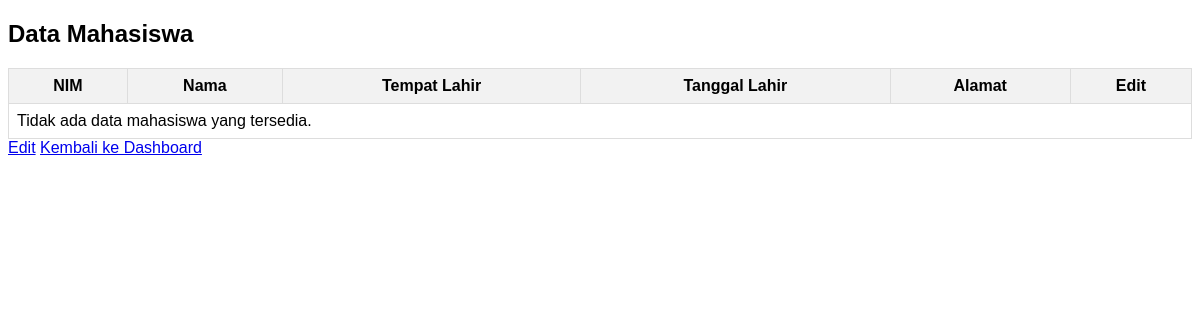
The page /view/data.php (signed in) on the database as committed earlier.
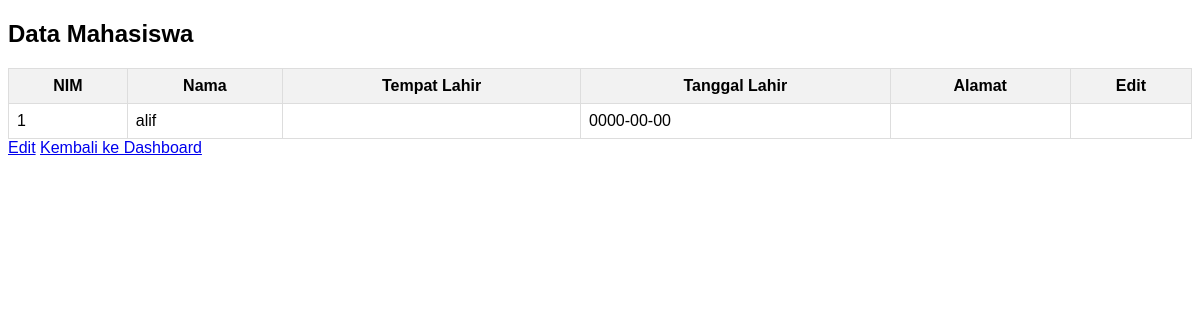
The same page on the database as committed later.
### tables this page shows
CREATE TABLE `data_mahasiswa` (
  `nim` varchar(11) NOT NULL,
  `nama` varchar(20) NOT NULL,
  `tempat_lahir` varchar(20) NOT NULL,
  `tanggal_lahir` date NOT NULL,
  `alamat` varchar(20) NOT NULL
);

### core/database.php (called while the page is built, shortened)
<?php
class Database{
	private $host = 'localhost';
	private $user = 'root';
	private $pass = '';
	private $db_name = 'mahasiswa';
	private $dbh;
	private $stmt;
	public function __construct(){
		$dsn = 'mysql:host=' . $this->host . '; dbname=' . $this->db_name . '';
		$option = [
			PDO::ATTR_PERSISTENT => true,
			PDO::ATTR_ERRMODE => PDO::ERRMODE_EXCEPTION
		];
		try{
			$this->dbh = new PDO($dsn, $this->user, $this->pass, $option);
		} catch(PDOException $e){
			die($e->getMessage());
		}
	}
	public function query($query){
		$this->stmt = $this->dbh->prepare($query);
	}
	public function bind($param, $value, $type = null){
		if (is_null($type)) {
			switch (true) {
				default:
					$type = PDO::PARAM_STR;
			}
		}
		$this->stmt->bindValue($param, $value, $type);
		}
	public function execute(){
		$this->stmt->execute();
	}
	public function resultSet(){
		$this->execute();
		return $this->stmt->fetchAll(PDO::FETCH_ASSOC);
	}
}

### contr/Mahasiswa_controller.php (called while the page is built, shortened)
<?php
require_once '../model/mahasiswa_model.php';
class Mahasiswa_controller extends Controller {
    public function getAllMahasiswa($nim) {
        $model = new Mahasiswa_model();
        return  $model->getAllMahasiswa($nim);
    }
    }
?>

### model/mahasiswa_model.php (called while the page is built, shortened)
<?php
class Mahasiswa_Model extends Database {
    public function getAllMahasiswa($nim) {
        $this->query('SELECT * FROM data_mahasiswa WHERE nim = :nim');
        $this->bind(':nim', $nim);
        return $this->resultSet();
    }
}
?>

### view/data.php (the view, shortened to what this page needs)
<?php
require_once '../contr/Mahasiswa_controller.php';
$controller = new Mahasiswa_controller();
$controller->checkLoginSession();
$nim = $_SESSION['nim'];
$mahasiswa = $controller->getAllMahasiswa($nim);
?>
<!DOCTYPE html>
<html lang="en">
<head>
</head>
<body>
<h2>Data Mahasiswa</h2>
<table>
    <thead>
        <tr>
            <th>NIM</th>
            <th>Nama</th>
            <th>Tempat Lahir</th>
            <th>Tanggal Lahir</th>
            <th>Alamat</th>
            <th>Edit</th>
        </tr>
    </thead>
    <tbody>
    <?php if (!empty($mahasiswa)): ?>
        <?php foreach ($mahasiswa as $row): ?>
            <tr>
                <td><?= $row['nim'] ?></td>
                <td><?= $row['nama'] ?></td>
                <td><?= $row['tempat_lahir'] ?></td>
                <td><?= $row['tanggal_lahir'] ?></td>
                <td><?= $row['alamat'] ?></td>
                <td></td>
            </tr>
        <?php endforeach; ?>
    <?php else: ?>
        <tr>
            <td colspan="6">Tidak ada data mahasiswa yang tersedia.</td>
        </tr>
    <?php endif; ?>
    </tbody>
</table>
<a href="edit">Edit</a>
<a href="../login/dashboard">Kembali ke Dashboard</a>
</body>
</html>

Rows that differ between the two databases and show on the page:
added data_mahasiswa: nim "1", nama "alif", tanggal_lahir "0000-00-00"
Other text that changed with them:
text no longer shown: "Tidak ada data mahasiswa yang tersedia."
